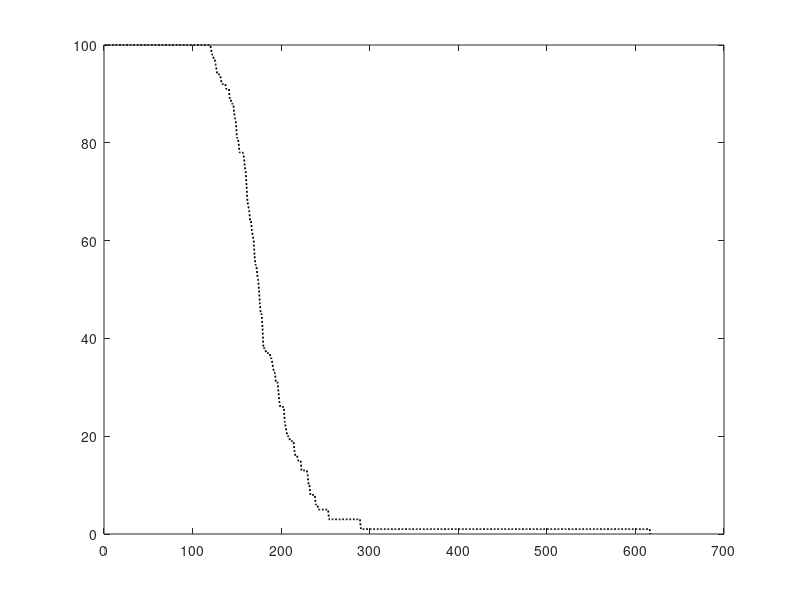
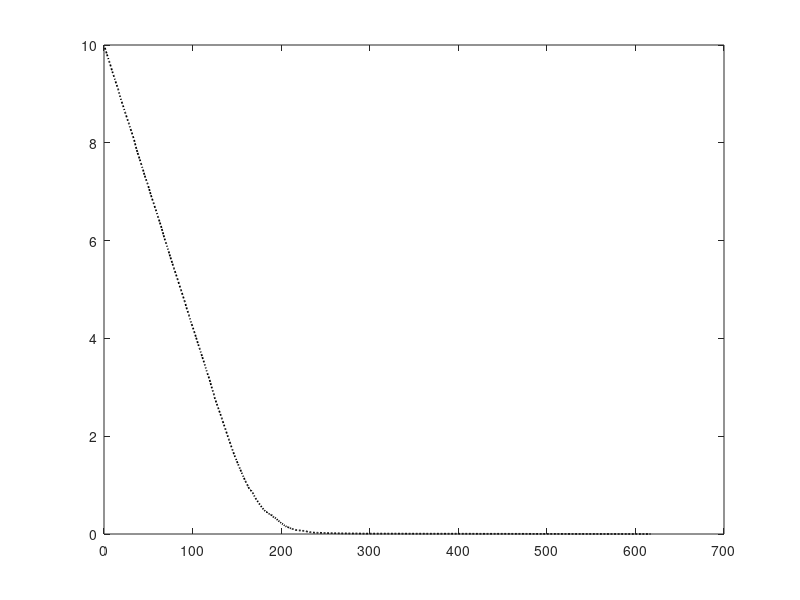

These charts were generated, in order, by the following MATLAB code:
% close all;
clear
% clc

%%%%%%%%%%%%%%%%%%%%%%%%%%%%%%% 1.一阶无线电能耗模型（First Order Radio Model）%%%%%%%%%%%%%%%%%%%
for zh=1:1
    N=100;%节点个数
    sinkx=50;sinky=175;%基站位置
    xm=100;ym=100;%监测范围
    p=0.05;%簇头节点比例
    Eo=0.1;%初始能量
    Eelec=50*10^(-9);%电路能耗（Joules/bit）
    ETx=50*10^(-9);%传送能耗（Joules/bit）
    ERx=50*10^(-9);%接收能耗（Joules/bit）
    Efs=10*10^(-12);%自由空间模型能耗系数
    Emp=0.0013*10^(-12);%多径衰落模型能耗系数
    d0=sqrt(Efs/Emp);%临界值
    EDA=5*10^(-9);%数据聚合能耗
    Lc=100;%控制包大小（bit）
    Ld=4000;%数据包大小（bit）
    AD_Range=sqrt(xm^2+ym^2);%广播范围
end

%%%%%%%%%%%%%%%%%%%%%%%%%%%%%%%%%%% 2.网络初始化 %%%%%%%%%%%%%%%%%%%%%%%%%%%%%%%%%%%%%%%%%%%%%%%%%%
for zh=1:1
    load location.mat;%载入位置
    for i=1:N
        node(i).energy=Eo;%剩余能量
%         node(i).location=[rand*xm rand*ym];%节点位置
        node(i).location=location(i,:);%节点位置
        node(i).status=0;%表明节点是否成为或成为过簇头：0为簇成员节点，1为簇头节点
        node(i).CH=0;% 表明节点的簇头
        node(i).CM=[];% 表明节点的簇成员
        node(i).CM_count=0;% 表明簇内的簇成员节点数
    end
end

%%%%%%%%%%%%%%%%%%%%%%%%%%%%%%%%%%%%% 3.网络运行  %%%%%%%%%%%%%%%%%%%%%%%%%%%%%%%%%%%%%%%%%%%%%%%%%
for zh=1:1
    
    %%%%%%性能指标参数设置（包括存活节点数量、网络剩余能量、控制开销）%%%%%%
    for z=1:1
        r=0;%轮数
        number_AliveNodes=N;%存活节点数量
        residual_Energy=N*Eo;%网络剩余能量
        contorl_Overhead=0;%控制开销
        AliveNodes=1:1:N;%存活节点
        Throughput=0;%吞吐量
        %         figure(1)%画图
        %         for i=1:N
        %             plot(node(i).location(1),node(i).location(2),'bo','linewidth',1);
        %             hold on;
        %         end
        %         plot(sinkx,sinky,'rd','linewidth',2);hold on;
    end
    
    while number_AliveNodes>0%当节点存活数量>0时，网络正常运行
        %%%%%%%%%%%%%%%%%%%%%%%%%%% ①簇建立阶段 %%%%%%%%%%%%%%%%%%%%%%%%%%%%
        
        %%%%%%%%%%节点判断自己是否成为簇头，节点选择簇头加入%%%%%%%%%
        for z=1:1
            %%%%判断是否所有节点都已成为簇头%%%%
            if mod(r,round(1/p))==0%若轮换簇头完成一轮，则更新节点的簇头状态
                for i=1:N
                    node(i).status=0;
                end
            end
            
            %%%%节点判断自己是否为簇头%%%%
            CH=[];%本轮选择的簇头集合
            count_CH=0;%簇头个数
            for i=1:N
                if node(i).energy>0 && node(i).status==0 %在非死亡及没有成为过簇头的节点中选择簇头
                    if rand<=(p/(1-p*mod(r,round(1/p))))
                        node(i).status=1;%更改节点状态
                        CH=[CH i];%将节点加入簇头集
                        count_CH=count_CH+1;%统计簇头数量
                    end
                end
            end
            CM=AliveNodes(~ismember(AliveNodes,CH));%簇成员集合
            
            %%%%%%%%% 画图（簇头与簇成员节点连线）%%%%%%%%%
            CM=AliveNodes(~ismember(AliveNodes,CH));%簇成员集合
            %             figure(2)
            %             if count_CH>0
            %                 for i=1:length(CM)
            %                      d_min=inf;
            %                      for j=1:length(CH)
            %                          d=sqrt((node(CM(i)).location(1)-node(CH(j)).location(1))^2+((node(CM(i)).location(2)-node(CH(j)).location(2)))^2);
            %                          if d<d_min
            %                             d_min=d;
            %                             node(CM(i)).CH=CH(j);
            %                          end
            %                      end
            %                      plot([node(CM(i)).location(1),node(node(CM(i)).CH).location(1)],[node(CM(i)).location(2),node(node(CM(i)).CH).location(2)],'b');hold on
            %                 end
            %                 pause(0.1);
            %                 hold off;
            %             end
            
            %%%%簇头广播信息消耗能量（包含能量消耗）%%%%
            for i=1:count_CH
                d=AD_Range;
                if d>d0
                    node(CH(i)).energy=node(CH(i)).energy-Lc*(Eelec+Emp*d^4);
                    contorl_Overhead=contorl_Overhead+Lc*(Eelec+Emp*d^4);%控制开销
                else
                    node(CH(i)).energy=node(CH(i)).energy-Lc*(Eelec+Efs*d^2);
                    contorl_Overhead=contorl_Overhead+Lc*(Eelec+Efs*d^2);%控制开销
                end
            end
            
            %%%%节点根据距离选择簇头加入（包含能量消耗）%%%%
            for i=1:length(AliveNodes)
                d_min=inf;%判断加入的条件
                F=find(CH==AliveNodes(i));
                if length(F)==0%如果节点不是是簇头
                    for j=1:count_CH
                        d=sqrt((node(AliveNodes(i)).location(1)-node(CH(j)).location(1))^2+(node(AliveNodes(i)).location(2)-node(CH(j)).location(2))^2);
                        if d<=AD_Range %如果节点在簇头广播范围内
                            node(AliveNodes(i)).energy=node(AliveNodes(i)).energy-Lc*Eelec;%节点接收信息的能耗
                            contorl_Overhead=contorl_Overhead+Lc*Eelec;%控制开销
                            if d<d_min %判断簇头和节点距离是否最近
                                d_min=d;
                                node(AliveNodes(i)).CH=CH(j);%为节点选择簇头
                            end
                        end
                    end
                    if  node(AliveNodes(i)).CH~=0 %如果节点拥有簇头
                        node(node(AliveNodes(i)).CH).CM=[node(node(AliveNodes(i)).CH).CM  AliveNodes(i)];% 将节点添加到簇头当中
                        node(node(AliveNodes(i)).CH).CM_count=node(node(AliveNodes(i)).CH).CM_count+1;% 对应簇头的簇成员数量+1
                        % 画图（簇头与簇成员节点连线） %
                        %                     plot([node(i).location(1),node(node(i).CH).location(1)],[node(i).location(2),node(node(i).CH).location(2)],'b');hold on
                    end
                end
            end
            
            %%%%节点返回注册信息（包含能量消耗） %%%%
            for i=1:length(AliveNodes)
                F=find(CH==AliveNodes(i));
                if length(F)==0 && node(AliveNodes(i)).CH~=0 %如果节点不是是簇头、拥有簇头
                    d=sqrt(((node(AliveNodes(i)).location(1)-node(node(AliveNodes(i)).CH).location(1)))^2+((node(AliveNodes(i)).location(2)-node(node(AliveNodes(i)).CH).location(2)))^2);
                    if d>d0
                        node(AliveNodes(i)).energy=node(AliveNodes(i)).energy-Lc*(Eelec+Emp*d^4);
                        contorl_Overhead=contorl_Overhead+Lc*(Eelec+Emp*d^4);%控制开销
                    else
                        node(AliveNodes(i)).energy=node(AliveNodes(i)).energy-Lc*(Eelec+Efs*d^2);
                        contorl_Overhead=contorl_Overhead+Lc*(Eelec+Efs*d^2);%控制开销
                    end
                end
            end
            
            %%%%簇头发送TDMA时间表（包含能量消耗）%%%%
            for i=1:count_CH%找到距离最远的节点，以此距离广播TDMA时间表
                d_Max=-inf;
                for j=1:node(CH(i)).CM_count%找到距离最远的节点
                    id=node(CH(i)).CM(j);
                    d=sqrt(((node(id).location(1)-node(CH(i)).location(1)))^2+((node(id).location(2)-node(CH(i)).location(2)))^2);
                    if d>d_Max
                        d_Max=d;
                    end
                end
                if node(CH(i)).CM_count>0%如果簇内只有簇头，则不广播
                    if d_Max>d0
                        node(CH(i)).energy=node(CH(i)).energy-Lc*(Eelec+Emp*d_Max^4);
                        contorl_Overhead=contorl_Overhead+Lc*(Eelec+Emp*d_Max^4);%控制开销
                    else
                        node(CH(i)).energy=node(CH(i)).energy-Lc*(Eelec+Efs*d_Max^2);
                        contorl_Overhead=contorl_Overhead+Lc*(Eelec+Efs*d_Max^2);%控制开销
                    end
                end
            end
            
            %%%%节点接收TDMA时间表（包含能量消耗）%%%%
            for i=1:length(AliveNodes)
                F=find(CH==AliveNodes(i));
                if length(F)==0  && node(AliveNodes(i)).CH~=0%如果节点不是簇头、能量大于0、拥有簇头
                    node(AliveNodes(i)).energy=node(AliveNodes(i)).energy-Lc*Eelec;
                    contorl_Overhead=contorl_Overhead+Lc*Eelec;%控制开销
                end
            end
        end
        
        
        %%%%%%%%%%%%%%%%%%%%%%% ②稳态数据传输阶段 %%%%%%%%%%%%%%%%%%%%%%%%%%%
        for z=1:1
            %%%%%%%%%%%% 数据传送(消耗能量) %%%%%%%%%%%%
            for i=1:count_CH
                for j=1:node(CH(i)).CM_count%簇内节点传送数据
                    %%%%%%%%%%%%对应节点发送数据消耗能量%%%%%%%%%%%%
                    id=node(CH(i)).CM(j);%节点序号
                    d=sqrt(((node(id).location(1)-node(CH(i)).location(1)))^2+((node(id).location(2)-node(CH(i)).location(2)))^2);
                    if d>d0
                        node(id).energy=node(id).energy-Ld*(Eelec+Emp*d^4);
                    else
                        node(id).energy=node(id).energy-Ld*(Eelec+Efs*d^2);
                    end
                    %%%%%%%%%%%%对应簇头接收数据能耗%%%%%%%%%%%%
                    node(CH(i)).energy=node(CH(i)).energy-Ld*Eelec;
                end
            end
            %%%%%%%%%%%%簇头将簇内数据融合并将数据送往基站（能量消耗）%%%%%%%%%%%%
            for i=1:count_CH
                node(CH(i)).energy=node(CH(i)).energy-node(CH(i)).CM_count*Ld*EDA;%数据融合
                d=sqrt((node(CH(i)).location(1)-sinkx)^2+((node(CH(i)).location(2)-sinky)^2));%将数据传送至基站
                if d>d0
                    node(CH(i)).energy=node(CH(i)).energy-Ld*(Eelec+Emp*d^4);
                else
                    node(CH(i)).energy=node(CH(i)).energy-Ld*(Eelec+Efs*d^2);
                end
            end
        end
        
        
        %%%%%%%%%%%%%%%%%%%%%%%更新参数%%%%%%%%%%%%%%%%%%%%%%%
        for z=1:1
            %%%%%%%%%%%%更新节点参数%%%%%%%%%%%%
            for i=1:N
                node(i).CH=0;% 表明节点的簇头
                node(i).CM=[];% 表明节点的簇成员
                node(i).CM_count=0;% 表明簇内的簇成员节点数
            end
            
            %%%%%%%%%%%%更新性能指标参数%%%%%%%%%%%%
            r=r+1%轮数+1
            
            %%%吞吐量%%%
            Throughput=Throughput+count_CH*Ld;%吞吐量
            trace_Throughput(r)=Throughput;
            
            %%%网络生命周期%%%
            number_AliveNodes=N;
            AliveNodes=1:1:N;
            for i=1:N
                if node(i).energy<=0
                    number_AliveNodes=number_AliveNodes-1;%跟新节点数
                    AliveNodes=AliveNodes(~ismember(AliveNodes,i));%删除死亡节点
                end
            end
            network_Lifetime(r)=number_AliveNodes;%存活节点数量
            
            %%%网络剩余能量%%%
            E=0;
            for i=1:N
                if node(i).energy>0
                    E=E+node(i).energy;
                end
            end
            network_ResidualEnergy(r)=E;%网络剩余能量
            
            %%%网络时延%%%
            %             network_Delay(r)=delay;%网络时延
            
            %%%控制开销%%%
            network_Control_Overhead(r)=contorl_Overhead;%控制开销
            
            %%%簇头个数%%%
            network_CH_Count(r)=count_CH;%簇头个数
            
            %%%参数更新%%%
            %             delay=0;%网络时延初始化
            %             contorl_Overhead=0;%控制开销初始化
        end
    end
end

%%%%%%%%%%%%%%%%%%%%%%%%%%%%%%%%%%%%% 4.实验结果  %%%%%%%%%%%%%%%%%%%%%%%%%%%%%%%%%%%%%%%%%%%%%%%%
for zh=1:1
%     figure(3)
%     plot(network_Lifetime,'-o','MarkerIndices',maker_idx,'linewidth',1.25) ;hold on
%     figure(4)
%     plot(network_ResidualEnergy,'-o','MarkerIndices',maker_idx,'linewidth',1.25) ;hold on
%     figure(5)
%     plot(trace_Throughput,'-o','MarkerIndices',maker_idx,'linewidth',1.25) ;hold on
%     figure(6)
%     plot(network_Control_Overhead,'-o','MarkerIndices',maker_idx,'linewidth',1.25) ;hold on

%     figure(3)
%     plot(network_Lifetime,':k','linewidth',1) ;hold on
%     figure(4)
%     plot(network_ResidualEnergy,':k','linewidth',1) ;hold on
%     figure(5)
%     plot(trace_Throughput,':k','linewidth',1) ;hold on
%     figure(6)
%     plot(network_Control_Overhead,':k','linewidth',1) ;hold on
    
    figure(3)
    plot(network_Lifetime,':k','linewidth',1.25) ;hold on
    figure(4)
    plot(network_ResidualEnergy,':k','linewidth',1.25) ;hold on
%     figure(5)
%     plot(trace_Throughput,':k','linewidth',1.25) ;hold on
%     figure(6)
%     plot(network_Control_Overhead,':k','linewidth',1.25) ;hold on
%     
%      figure(3)
%     plot(network_Lifetime,'.k','linewidth',0.5) ;hold on
%     figure(4)
%     plot(network_ResidualEnergy,'.k','linewidth',0.5) ;hold on
%     figure(5)
%     plot(trace_Throughput,'.k','linewidth',0.5) ;hold on
%     figure(6)
%     plot(network_Control_Overhead,'.k','linewidth',0.5) ;hold on
end



